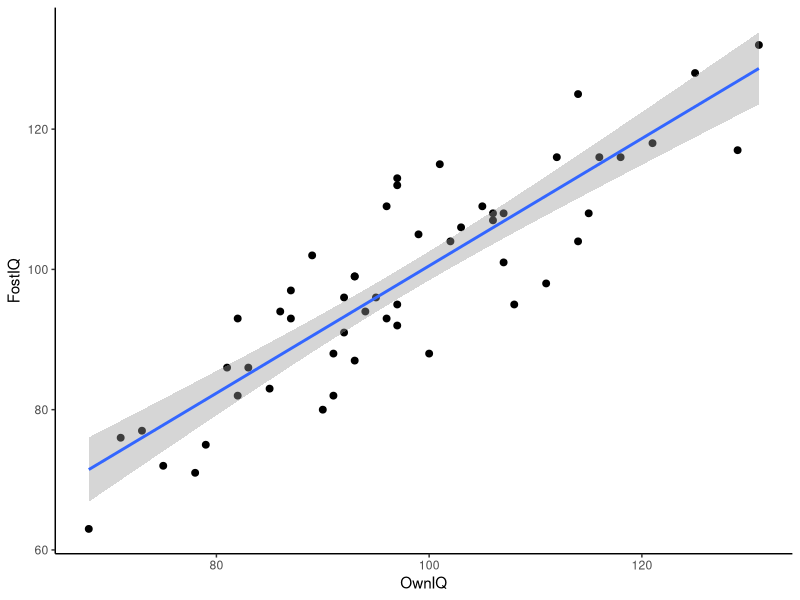
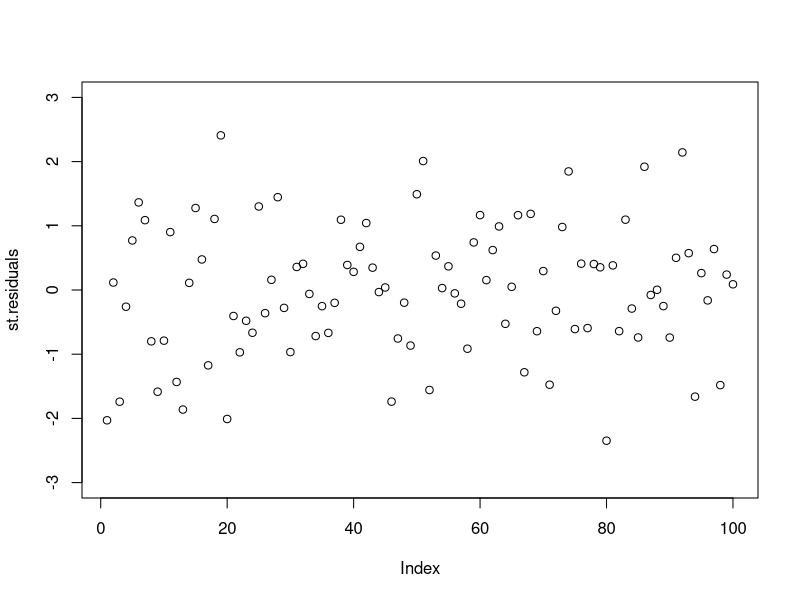

The R source for these figures, in order:
## ---- chunk 1
knitr::opts_chunk$set(echo = TRUE)
knitr::opts_chunk$set(dev = 'pdf')
## ---- chunk 2
getwd()
setwd("C:/Users/ahmadi/Documents/Courses/EDMS646/EDMS646_Spring_2017/Hwk2")
burt.data <- read.table ("Burt.csv", header = TRUE, sep = ",")
summary(burt.data)
head(burt.data)
tail(burt.data)
## ---- chunk 3

library(ggplot2)
dev.off()
## ---- chunk 4
ggplot(burt.data, aes(OwnIQ, FostIQ)) + geom_point(size = 2) + geom_smooth(method = "lm") +
   theme(
        panel.grid.major = element_blank(),
        panel.grid.minor = element_blank(),
        panel.background = element_blank(),
        panel.border = element_blank(),
        axis.line = element_line(),
        axis.ticks = element_line(),
        
     )

## ---- chunk 5
cor.test(burt.data$OwnIQ, burt.data$FostIQ)

## ---- chunk 6
reg.data <- read.table ("REG1.csv", header = TRUE, sep = ",")
head(reg.data)

## ---- chunk 7
reg.lm<- lm (Y~X, data = reg.data)
summary(reg.lm)
## ---- chunk 8
require(MASS)
require(plotrix)

st.residuals <- stdres(reg.lm)
## ---- chunk 9
plot(st.residuals, ylim = c(-3, 3))
